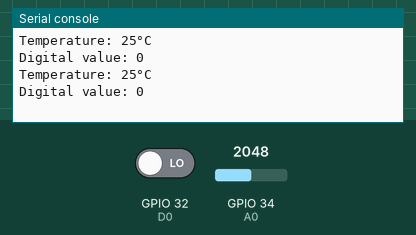
This program was run on a simulated ESP32 board running MicroPython. Parts: the last lines printed to the serial console. Inputs (shaded band) come from the test bench; at power-on: GPIO 34 (A0) = 2048, GPIO 32 (D0) LOW (analog values on the 0–4095 scale).

Above: at 1.2 s.
1.3 s: GPIO 34 (A0) set to 0
At 2.7 s:
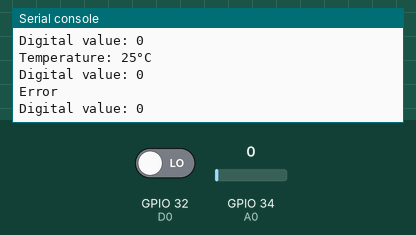
4.5 s: GPIO 32 (D0) driven HIGH
At 5.8 s:
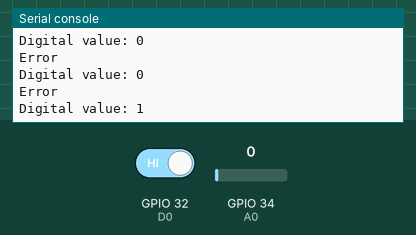
6.0 s: GPIO 34 (A0) set to 491
At 6.8 s:
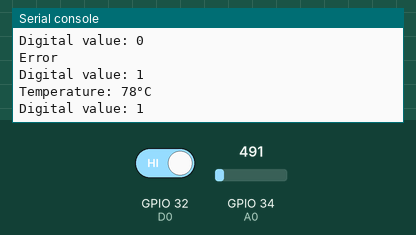

Measured:
- after the input at 1.3 s, the serial console: prints a new line after 0.70 s (image 1)
- after the input at 4.5 s, the serial console: prints a new line after 0.50 s (image 2)
- after the input at 6.0 s, the serial console: prints a new line at once (image 3)

The program:

KY-028.py
```python
from machine import ADC, Pin
import time
import math

A0 = ADC(Pin(34))
D0 = Pin(32, Pin.IN)
A0.atten(ADC.ATTN_11DB)

BETA = 3950
R0 = 10000
T0 = 298.15
VCC = 3.3   #Supply voltage
R_SERIE = 10000 #Fixed resistance in the divider (10kΩ)

def read_temperature():
    value = A0.read()

    #Convert to voltage
    v_out = (value / 4095) * VCC

    #Calculate NTC resistance
    if v_out == 0:  #Avoid division by zero
        return None
    r_ntc = R_SERIE * (v_out / (VCC - v_out))

    #Calculate temperature using the Beta equation
    temp_k = 1 / (1/T0 + (1/BETA) * math.log(r_ntc / R0))
    temp_c = temp_k - 273.15

    return temp_c

while True:
    digital_value = D0.value()
    raw_temp = read_temperature()

    if raw_temp is not None:
        temp = round(raw_temp) #Round to integer
        print(f"Temperature: {temp}°C")
    else:
        print("Error")

    print(f"Digital value: {digital_value}")
    time.sleep(1)
```
